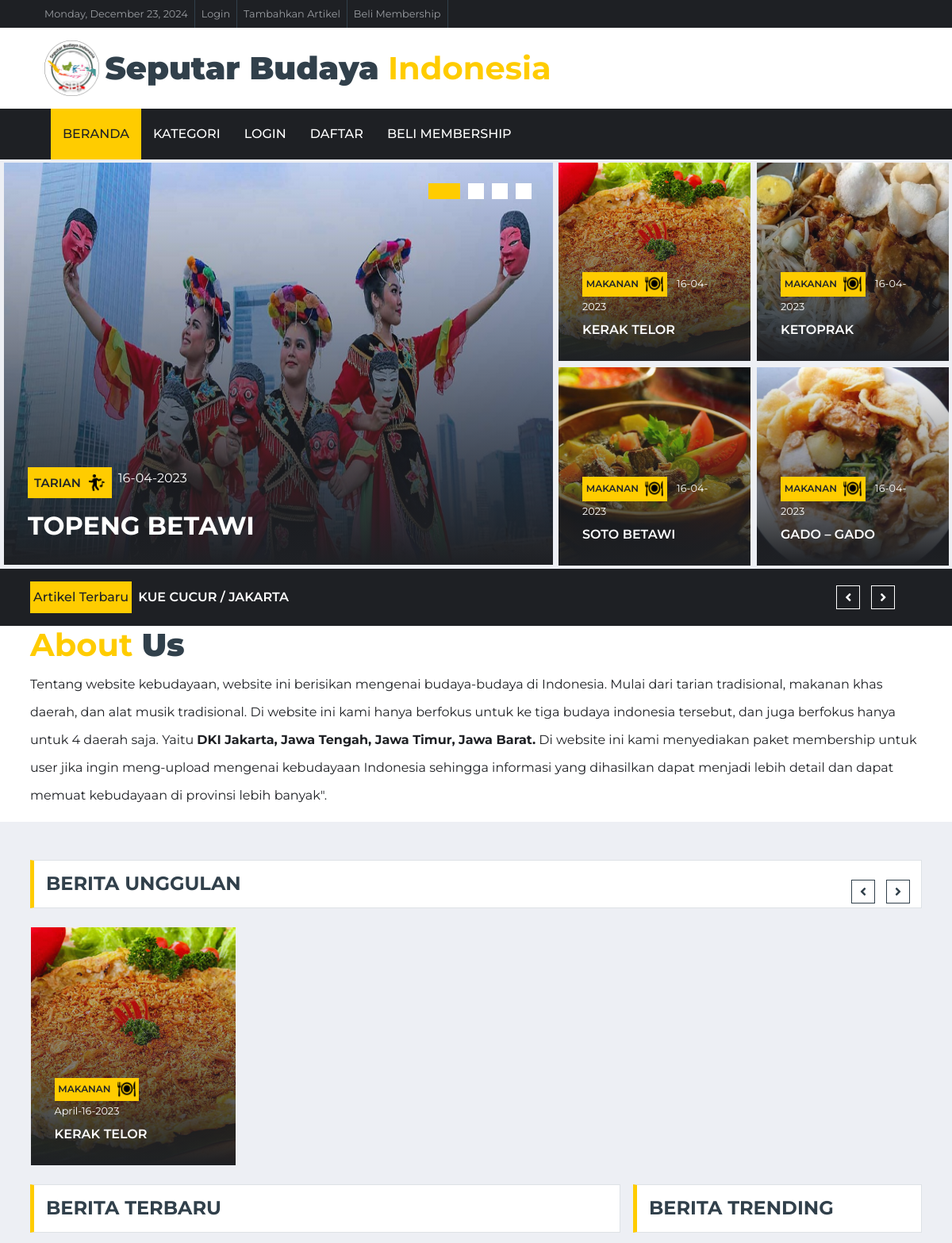
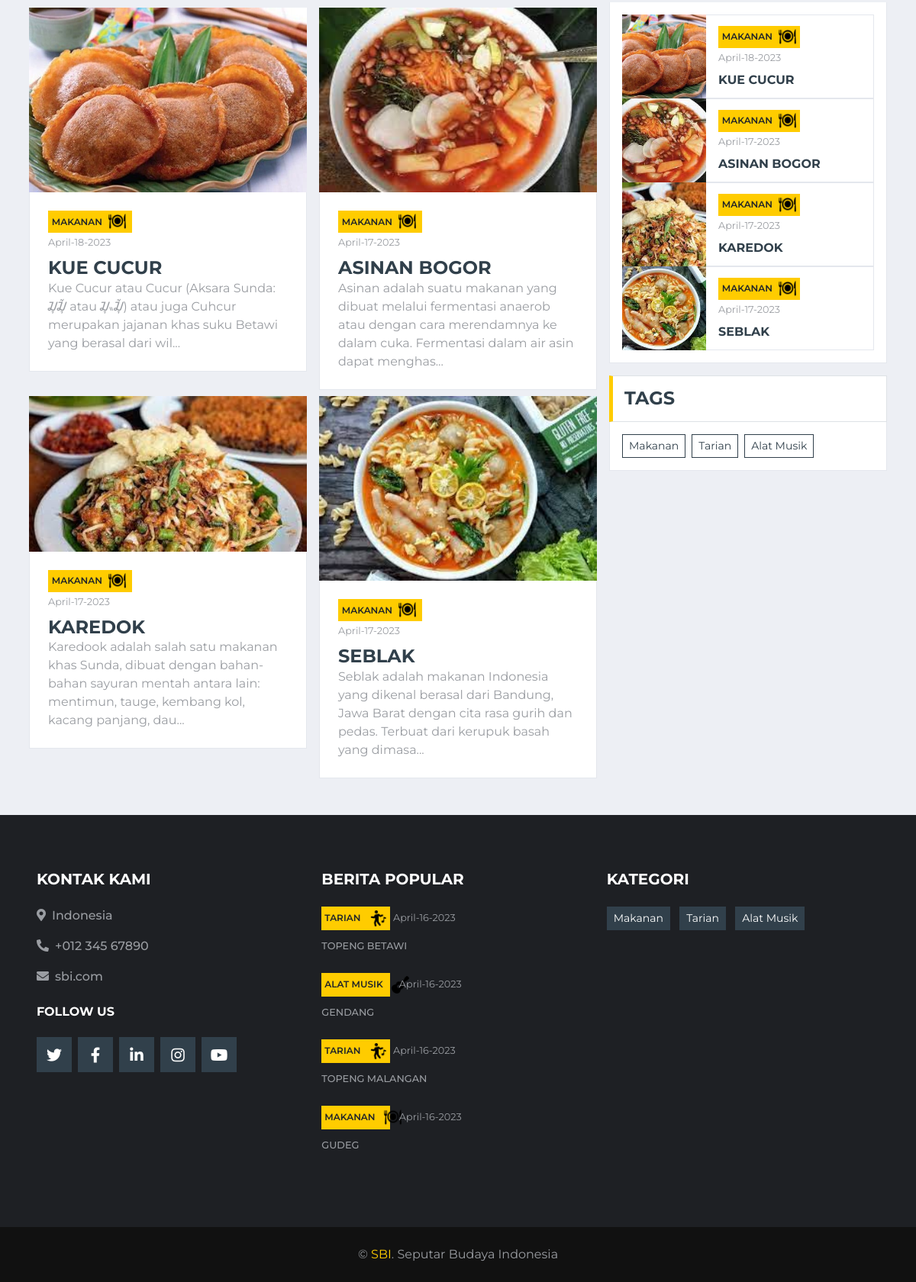
The page / on the database its author committed (2 pictures, top to bottom).
### tables this page shows
CREATE TABLE `upload_content` (
  `id_konten` int(11) NOT NULL,
  `id_user` int(11) NOT NULL,
  `nama_penulis` varchar(80) NOT NULL,
  `judul_konten` varchar(255) NOT NULL,
  `daerah` varchar(50) NOT NULL,
  `kategori` varchar(50) NOT NULL,
  `kategori2` varchar(50) NOT NULL,
  `isi_konten` text NOT NULL,
  `gambar` text NOT NULL,
  `tgl_konten` datetime NOT NULL DEFAULT current_timestamp()
);

### application/views/templates/featured_news.php (the view, shortened to what the rows shown need)
<div class="container-fluid bg-white d-flex align-items-center">
   <div class="container">
            <h1 class="text-primary font-weight-bold">About <span class="text-secondary font-weight-bolder"> Us<span></h4>
            <p class="text-dark" style="line-height: 35px;"> </p>
    </div>
    </div>
<div class="container-fluid mb-3">
    <div class="container mt-5 mb-4">
        <div class="owl-carousel news-carousel carousel-item-4 position-relative mt-4">
            <?php foreach ($featured_newss as $ftr) : ?>
                <?php
                   $daerah          = $ftr->daerah;
                   $kategori_folder = $ftr->kategori;
                   ?>
                <div class="position-relative overflow-hidden" style="height: 300px;">
                    <img src="<?= base_url() . '/upload_image/' . $daerah . '/' . strtolower($kategori_folder) . '/' . $ftr->gambar ?>" class="img-fluid w-100 h-100" style="object-fit: cover;">
                    <div class="overlay">
                        <div class="mb-2">
                        <?php if ($ftr->kategori == "makanan") { ?>
                                            <a class="badge badge-primary text-uppercase font-weight-semi-bold mr-1 d-flex align-items-center" href="<?=base_url('kategori/makanan')?>"><?= $ftr->kategori ?> <img src="<?= base_url() ?>assets/img/food-icon.png" style="height: 23px;" class="ml-2" alt=""></a>
                       <?php }; ?>
                            <?php $originalDate = $ftr->tgl_konten; $newDate = date("F-d-Y", strtotime($originalDate));?>
                            <a class="text-white" href=""><small><?= $newDate ?></small></a>
                        </div>
                        <a class="h6 m-0 text-white text-uppercase font-weight-semi-bold" href="<?= base_url('detail/detail_konten/' . $ftr->id_konten); ?>"><?= $ftr->judul_konten ?></a>
                    </div>
                </div>
            <?php endforeach; ?>
        </div>
    </div>
</div>

### application/views/slider_main_content.php (shortened to what the rows shown need)
<div class="container-fluid">
    <div class="row">
        <div class="col-lg-7 px-0">
            <div class="owl-carousel main-carousel position-relative">
                <?php foreach ($home as $hm) {  ?>
                    <?php $daerah          = $hm->daerah; ?>
                    <?php $kategori_folder = $hm->kategori; ?>
                    <?php if ($hm->kategori2 == "slider_home"  ) :    ?>
                        <div class="position-relative slider_bro overflow-hidden m-1" style=" height: 507px;">
                            <img  src="<?= base_url() . '/upload_image/' . $daerah . '/' . strtolower($kategori_folder) . '/' . $hm->gambar ?>" class="img-fluid h-100" alt="...">
                            <div class="overlay">
                                <div class="mb-2">
                                    <h5 class="d-flex">
                                        <?php if ($hm->kategori == "tarian") { ?>
                                            <a class="badge badge-primary text-uppercase font-weight-semi-bold p-2 mr-2 d-flex align-items-center" href="<?=base_url('kategori/tarian')?>"><?= $hm->kategori ?> <img src="<?= base_url() ?>assets/img/dance_icon.png" style="height: 23px;" class="ml-2" alt=""></a>
                                        <?php }; ?>
                                        <?php $originalDate = $hm->tgl_konten; $newDate = date("d-m-Y", strtotime($originalDate));?><a class="text-white" href=""><small><?= $newDate ?></small></a>
                                    </h5>
                                </div>
                                <a class="h2 m-0 text-white text-uppercase font-weight-bold" href="<?= base_url('detail/detail_konten/' . $hm->id_konten); ?>"><?= $hm->judul_konten ?></a>
                            </div>
                        </div>
                    <?php endif; ?>
                <?php } ?>
            </div>
        </div>

### application/views/main_content.php (shortened to what the rows shown need)
        <div class="col-lg-5 px-0">
            <div class="row mx-0">
                <?php foreach ($home as $hm) : ?>
                    <?php
                       $daerah          = $hm->daerah;
                       $kategori_folder = $hm->kategori;
                       ?>
                    <div class="col-md-6 px-0">
                        <div class="position-relative overflow-hidden m-1" style="height: 250px;">
                            <img src="<?= base_url() . '/upload_image/' . $daerah . '/' . strtolower($kategori_folder) . '/' . $hm->gambar ?>" class="img-fluid w-100 h-100" style="object-fit: cover;">
                            <div class="overlay">
                                <div class="mb-2 ">
                                    <?php if ($hm->kategori == "makanan") { ?>
                                        <a class="badge badge-primary text-uppercase font-weight-semi-bold pt-1 pb-1 mr-2" href="<?=base_url('kategori/makanan')?>"><?= $hm->kategori ?><img src="<?= base_url() ?>assets/img/food-icon.png" style="height: 23px;" class="ml-2" alt=""></a>
                                    <?php }; ?>
                                    <?php $originalDate = $hm->tgl_konten; $newDate = date("d-m-Y", strtotime($originalDate));?><a class="text-white" href=""><small><?= $newDate ?></small></a>
                                </div>
                                <a class="h6 m-0 text-white text-uppercase font-weight-semi-bold" href="<?= base_url('detail/detail_konten/' . $hm->id_konten); ?>"><?= $hm->judul_konten ?></a>
                            </div>
                        </div>
                    </div>
                <?php endforeach; ?>
            </div>
        </div>
    </div>
</div>

### application/views/templates/breaking_news.php (shortened to what the rows shown need)
<div class="container-fluid bg-dark py-3 mb-3">
    <div class="container">
        <div class="row align-items-center bg-dark">
            <div class="col-12">
                <div class="d-flex justify-content-between">
                    <div class="owl-carousel tranding-carousel position-relative d-inline-flex align-items-center"
                        style="width: calc(100% - 170px); padding-right: 9px;">
                        <?php foreach ($berita_terbaru as $brt) :?>
                            <?php $id_kontenn = $brt->id_konten ; ?>
                        <?php if ($brt->kategori == "makanan") { ?>
                            <a class="text-white text-uppercase font-weight-semi-bold d-flex align-items-center" href="<?=base_url('detail/detail_konten/'.$id_kontenn)?>">
                                <?=$brt->judul_konten?> / <?=$brt->daerah?>
                         </a>
                        <?php } ; ?>
                        <?php endforeach ; ?>
                    </div>
                </div>
            </div>
        </div>
    </div>
</div>

### application/views/templates/news_sidebar.php (shortened to what the rows shown need)
<div class="container-fluid mt-2">
    <div class="container">
        <div class="row">
            <div class="col-lg-8">
                <div class="row">
                    <?php foreach ($berita_terbaru as $brt) : ?>
                        <div class="col-lg-6">
                            <div class="position-relative ">
                                <div class="mt-2 ">
                                    <?php
                                     $daerah          = $brt->daerah;
                                     $kategori_folder = $brt->kategori;
                                     ?>
                                    <img src="<?= base_url() . '/upload_image/' . $daerah . '/' . strtolower($kategori_folder) . '/' . $brt->gambar ?>" class="img-fluid w-100 h-100" style="object-fit: cover;">
                                    <div class="bg-white border border-top-0 p-4">
                                        <div class="mb-2">
                                            <?php if ($brt->kategori == "makanan") { ?>
                                                <a href="<?=base_url('kategori/makanan')?>" class="badge badge-primary text-uppercase font-weight-semi-bold mr-1 d-flex align-items-center " style="width: 35%;" href=""><?= $brt->kategori ?> <img src="<?= base_url() ?>assets/img/food-icon.png" style="height: 23px;" class="ml-2" alt=""></a>
                                            <?php }; ?>
                                            <?php $originalDate = $brt->tgl_konten; $newDate = date("F-d-Y", strtotime($originalDate));?>
                                            <a class="text-body mt-5" href=""><small><?= $newDate ?></small></a>
                                        </div>
                                        <a class="h4 d-block mb-3 text-secondary text-uppercase font-weight-bold" href="<?= base_url('detail/detail_konten/' . $brt->id_konten); ?>"><?= $brt->judul_konten ?></a>
                                        <p class="m-0"><?= substr($brt->isi_konten, 0, 150) . '...'; ?></p>
                                    </div>
                                </div>
                            </div>
                        </div>
                    <?php endforeach; ?>
                </div>
            </div>
            <div class="col-lg-4">
                <div class="mb-3">
                    <div class="bg-white border border-top-0 p-3 mt-3">
                    <?php foreach ($berita_terbaru as $brt) : ?>
                     <?php
                 $daerah          = $brt->daerah;
                 $kategori_folder = $brt->kategori;
                 ?>
                        <div class="d-flex align-items-center bg-white mb-3" style="height: 110px;">
                            <img src="<?= base_url() . '/upload_image/' . $daerah . '/' . strtolower($kategori_folder) . '/' . $brt->gambar ?>" class="img-fluid" style="height: 110px; width: 110px; object-fit: cover;">
                            <div class="w-100 h-100 px-3 d-flex flex-column justify-content-center border border-left-0">
                                <div class="mb-2">
                                    <?php if ($brt->kategori == "makanan") { ?>
                                                <a href="<?=base_url('kategori/makanan')?>" class="badge badge-primary text-uppercase font-weight-semi-bold mr-1 d-flex align-items-center " style="width: 57%;" href=""><?= $brt->kategori ?> <img src="<?= base_url() ?>assets/img/food-icon.png" style="height: 23px;" class="ml-2" alt=""></a>
                                            <?php }; ?>
                                    <?php $originalDate = $brt->tgl_konten; $newDate = date("F-d-Y", strtotime($originalDate));?><a class="text-body" href=""><small><?= $newDate ?></small></a>
                                </div>
                                <a class="h6 m-0 text-secondary text-uppercase font-weight-bold" href="<?= base_url('detail/detail_konten/' . $brt->id_konten); ?>"><?=$brt->judul_konten?></a>
                            </div>
                        </div>
                     <?php endforeach; ?>
                    </div>
                </div>
            </div>
        </div>
    </div>
</div>

### application/views/templates/footer_content.php (shortened to what the rows shown need)
<div class="container-fluid bg-dark pt-5 px-lg-5 mt-5 px-4">
    <div class="row py-4">
        <div class="col-lg-4 col-md-6 mb-5">
            <div class="mb-3">
                <?php foreach ($home as $brt) :?>
                <div class="mb-2">
                <?php if ($brt->kategori == "tarian") { ?>
                    <a class="badge badge-primary text-uppercase font-weight-semi-bold p-1 " href="<?=base_url('kategori/tarian')?>"><?= $brt->kategori ?> <img src="<?= base_url() ?>assets/img/dance_icon.png" style="height: 23px;" class="ml-2" alt=""></a>
                    <?php }; ?>
                <?php if ($brt->kategori == "makanan") { ?>
                    <a class="badge badge-primary text-uppercase font-weight-semi-bold p-1 mr-2 w-25" href="<?=base_url('kategori/makanan')?>"><?= $brt->kategori ?> <img src="<?= base_url() ?>assets/img/food-icon.png" style="height: 23px;" class="ml-2" alt=""></a>
                    <?php }; ?>
                <?php if ($brt->kategori == "alat musik") { ?>
                    <a class="badge badge-primary text-uppercase font-weight-semi-bold p-1 mr-2 w-25" href="<?=base_url('kategori/alat_musik')?>"><?= $brt->kategori ?> <img src="<?= base_url() ?>assets/img/alat_musik.png" style="height: 23px;" class="ml-2" alt=""></a>
                    <?php }; ?>
                    <?php $originalDate = $brt->tgl_konten; $newDate = date("F-d-Y", strtotime($originalDate));?><a class="text-body" href=""><small><?= $newDate ?></small></a>
                </div>
                <a class="small text-body text-uppercase font-weight-medium" href=""><?=$brt->judul_konten;?></a>
                <br>
                <br>
                <?php endforeach ; ?>
            </div>
        </div>
    </div>
</div>

### rows shown on the page
upload_content: daerah+kategori+gambar (picture), kategori "TARIAN", tgl_konten "16-04-2023", judul_konten "TOPENG BETAWI", tgl_konten "April-16-2023"
upload_content: daerah+kategori+gambar (picture), kategori "MAKANAN", tgl_konten "16-04-2023", judul_konten "KERAK TELOR", tgl_konten "April-16-2023"
upload_content: daerah+kategori+gambar (picture), kategori "MAKANAN", tgl_konten "16-04-2023", judul_konten "KETOPRAK"
upload_content: daerah+kategori+gambar (picture), kategori "MAKANAN", tgl_konten "16-04-2023", judul_konten "SOTO BETAWI"
upload_content: daerah+kategori+gambar (picture), kategori "MAKANAN", tgl_konten "16-04-2023", judul_konten "GADO – GADO"
upload_content: judul_konten "KUE CUCUR", daerah "JAKARTA", daerah+kategori+gambar (picture), kategori "MAKANAN", tgl_konten "April-18-2023", isi_konten "Kue Cucur atau Cucur (Aksara Sunda: ᮎᮥᮎᮥᮁ atau ᮎᮥᮂᮎᮥᮁ) atau juga Cuhcur merupakan jajanan khas suku Betawi yang berasal dari wil"
upload_content: daerah+kategori+gambar (picture), kategori "MAKANAN", tgl_konten "April-17-2023", judul_konten "ASINAN BOGOR", isi_konten "Asinan adalah suatu makanan yang dibuat melalui fermentasi anaerob atau dengan cara merendamnya ke dalam cuka. Fermentasi dalam air asin dapat menghas"
upload_content: daerah+kategori+gambar (picture), kategori "MAKANAN", tgl_konten "April-17-2023", judul_konten "KAREDOK", isi_konten "Karedook adalah salah satu makanan khas Sunda, dibuat dengan bahan-bahan sayuran mentah antara lain: mentimun, tauge, kembang kol, kacang panjang, dau"
upload_content: daerah+kategori+gambar (picture), kategori "MAKANAN", tgl_konten "April-17-2023", judul_konten "SEBLAK", isi_konten "Seblak adalah makanan Indonesia yang dikenal berasal dari Bandung, Jawa Barat dengan cita rasa gurih dan pedas. Terbuat dari kerupuk basah yang dimasa"
upload_content: kategori "ALAT MUSIK", tgl_konten "April-16-2023", judul_konten "GENDANG"
upload_content: kategori "TARIAN", tgl_konten "April-16-2023", judul_konten "TOPENG MALANGAN"
upload_content: kategori "MAKANAN", tgl_konten "April-16-2023", judul_konten "GUDEG"
